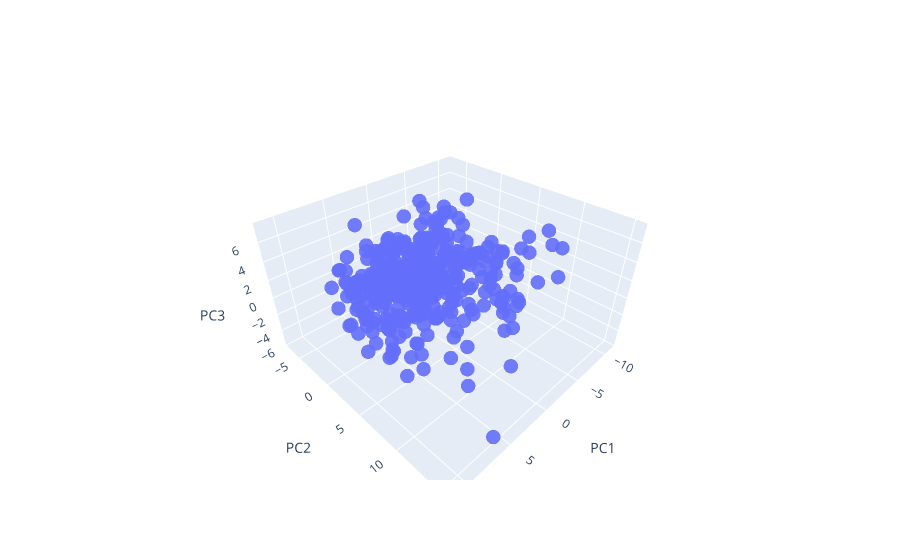

The code cell stored with this chart in its notebook:
### Markdown cell above
Our top 2 pcs combined do not show any obvious clusters. We continue adding more features

### Code cell
fig1 = go.Scatter3d(x=df['PC1'],
                    y=df['PC2'],
                    z=df['PC3'],
                    marker=dict(opacity=0.9,
                                reversescale=True,
                                colorscale='Blues',
                                size=5),
                    line=dict (width=0.02),
                    mode='markers')

#Make Plot.ly Layout
mylayout = go.Layout(scene=dict(xaxis=dict( title="PC1"),
                                yaxis=dict( title="PC2"),
                                zaxis=dict(title="PC3")),)

fig = go.Figure(
    data=[fig1],
    layout=mylayout,
)
fig.show()

### Figure 1 — Plotly figure (JSON) as saved in the notebook; plotly's stock layout.template omitted (floating-point values rounded to 4 significant figures; data arrays with more than 128 entries replaced by an {"elided": "..."} marker saying what was removed)
{"data": [{"line": {"width": 0.02}, "marker": {"colorscale": [[0, "rgb(247,251,255)"], [0.125, "rgb(222,235,247)"], [0.25, "rgb(198,219,239)"], [0.375, "rgb(158,202,225)"], [0.5, "rgb(107,174,214)"], [0.625, "rgb(66,146,198)"], [0.75, "rgb(33,113,181)"], [0.875, "rgb(8,81,156)"], [1, "rgb(8,48,107)"]], "opacity": 0.9, "reversescale": true, "size": 5}, "mode": "markers", "type": "scatter3d", "x": {"elided": "397 float values"}, "y": {"elided": "397 float values"}, "z": {"elided": "397 float values"}}], "layout": {"scene": {"xaxis": {"title": {"text": "PC1"}}, "yaxis": {"title": {"text": "PC2"}}, "zaxis": {"title": {"text": "PC3"}}}}}
